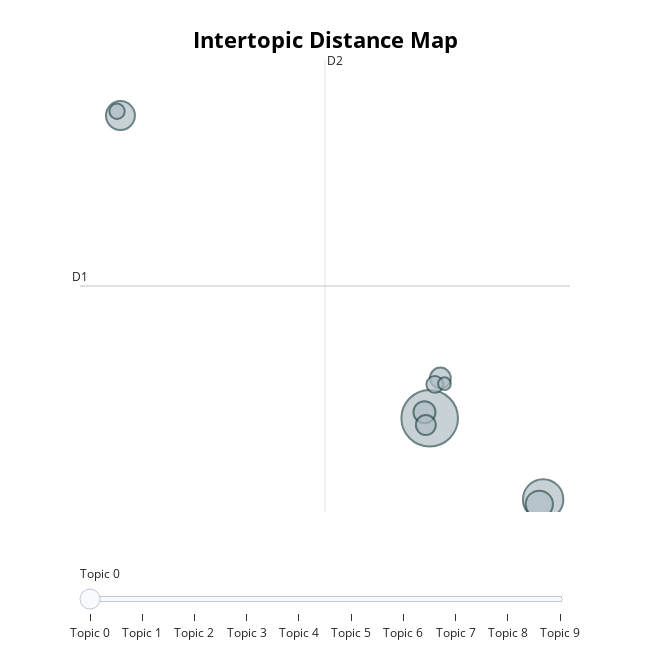

Notebook code for this chart:
### Code cell
topic_model.visualize_topics()

### Figure 1 — Plotly figure (JSON) as saved in the notebook; plotly's stock layout.template omitted (floating-point values rounded to 4 significant figures)
{"data": [{"customdata": [[0, "heat | pump | air | cold | work", 670], [1, "grid | power | solar | fossil | electricity", 341], [2, "article | thank | people | technology | opinion", 175], [3, "power | gas | generator | furnace | wood", 156], [4, "geothermal | ground | heat | source | pump", 101], [5, "bill | cost | electric | year | month", 91], [6, "efficiency | heat | energy | efficient | pump", 83], [7, "home | insulation | building | insulate | build", 60], [8, "system | installer | sound | core | computer", 49], [9, "tax | credit | rebate | taxis | income", 34]], "hovertemplate": "<b>Topic %{customdata[0]}</b><br>%{customdata[1]}<br>Size: %{customdata[2]}", "legendgroup": "", "marker": {"color": "#B0BEC5", "line": {"color": "DarkSlateGrey", "width": 2}, "size": [670, 341, 175, 156, 101, 91, 83, 60, 49, 34], "sizemode": "area", "sizeref": 0.4188, "symbol": "circle"}, "mode": "markers", "name": "", "orientation": "v", "showlegend": false, "type": "scatter", "x": [4.823, 13.17, -17.92, 12.89, 4.441, 5.609, 4.542, 5.203, -18.17, 5.909], "xaxis": "x", "y": [2.005, -2.691, 19.53, -2.973, 2.36, 4.335, 1.612, 3.968, 19.78, 4.006], "yaxis": "y"}], "layout": {"annotations": [{"showarrow": false, "text": "D1", "x": -20.9, "y": 9.662, "yshift": 10}, {"showarrow": false, "text": "D2", "x": -2.876, "xshift": 10, "y": 22.74}], "height": 650, "hoverlabel": {"bgcolor": "white", "font": {"family": "Rockwell", "size": 16}}, "legend": {"itemsizing": "constant", "tracegroupgap": 0}, "margin": {"t": 60}, "shapes": [{"line": {"color": "#CFD8DC", "width": 2}, "type": "line", "x0": -2.876, "x1": -2.876, "y0": -3.419, "y1": 22.74}, {"line": {"color": "#9E9E9E", "width": 2}, "type": "line", "x0": -20.9, "x1": 15.15, "y0": 9.662, "y1": 9.662}], "sliders": [{"active": 0, "pad": {"t": 50}, "steps": [{"args": [{"marker.color": [["red", "#B0BEC5", "#B0BEC5", "#B0BEC5", "#B0BEC5", "#B0BEC5", "#B0BEC5", "#B0BEC5", "#B0BEC5", "#B0BEC5"]]}], "label": "Topic 0", "method": "update"}, {"args": [{"marker.color": [["#B0BEC5", "red", "#B0BEC5", "#B0BEC5", "#B0BEC5", "#B0BEC5", "#B0BEC5", "#B0BEC5", "#B0BEC5", "#B0BEC5"]]}], "label": "Topic 1", "method": "update"}, {"args": [{"marker.color": [["#B0BEC5", "#B0BEC5", "red", "#B0BEC5", "#B0BEC5", "#B0BEC5", "#B0BEC5", "#B0BEC5", "#B0BEC5", "#B0BEC5"]]}], "label": "Topic 2", "method": "update"}, {"args": [{"marker.color": [["#B0BEC5", "#B0BEC5", "#B0BEC5", "red", "#B0BEC5", "#B0BEC5", "#B0BEC5", "#B0BEC5", "#B0BEC5", "#B0BEC5"]]}], "label": "Topic 3", "method": "update"}, {"args": [{"marker.color": [["#B0BEC5", "#B0BEC5", "#B0BEC5", "#B0BEC5", "red", "#B0BEC5", "#B0BEC5", "#B0BEC5", "#B0BEC5", "#B0BEC5"]]}], "label": "Topic 4", "method": "update"}, {"args": [{"marker.color": [["#B0BEC5", "#B0BEC5", "#B0BEC5", "#B0BEC5", "#B0BEC5", "red", "#B0BEC5", "#B0BEC5", "#B0BEC5", "#B0BEC5"]]}], "label": "Topic 5", "method": "update"}, {"args": [{"marker.color": [["#B0BEC5", "#B0BEC5", "#B0BEC5", "#B0BEC5", "#B0BEC5", "#B0BEC5", "red", "#B0BEC5", "#B0BEC5", "#B0BEC5"]]}], "label": "Topic 6", "method": "update"}, {"args": [{"marker.color": [["#B0BEC5", "#B0BEC5", "#B0BEC5", "#B0BEC5", "#B0BEC5", "#B0BEC5", "#B0BEC5", "red", "#B0BEC5", "#B0BEC5"]]}], "label": "Topic 7", "method": "update"}, {"args": [{"marker.color": [["#B0BEC5", "#B0BEC5", "#B0BEC5", "#B0BEC5", "#B0BEC5", "#B0BEC5", "#B0BEC5", "#B0BEC5", "red", "#B0BEC5"]]}], "label": "Topic 8", "method": "update"}, {"args": [{"marker.color": [["#B0BEC5", "#B0BEC5", "#B0BEC5", "#B0BEC5", "#B0BEC5", "#B0BEC5", "#B0BEC5", "#B0BEC5", "#B0BEC5", "red"]]}], "label": "Topic 9", "method": "update"}]}], "title": {"font": {"color": "Black", "size": 22}, "text": "<b>Intertopic Distance Map</b>", "x": 0.5, "xanchor": "center", "y": 0.95, "yanchor": "top"}, "width": 650, "xaxis": {"anchor": "y", "domain": [0, 1], "range": [-20.9, 15.15], "title": {"text": ""}, "visible": false}, "yaxis": {"anchor": "x", "domain": [0, 1], "range": [-3.419, 22.74], "title": {"text": ""}, "visible": false}}}
